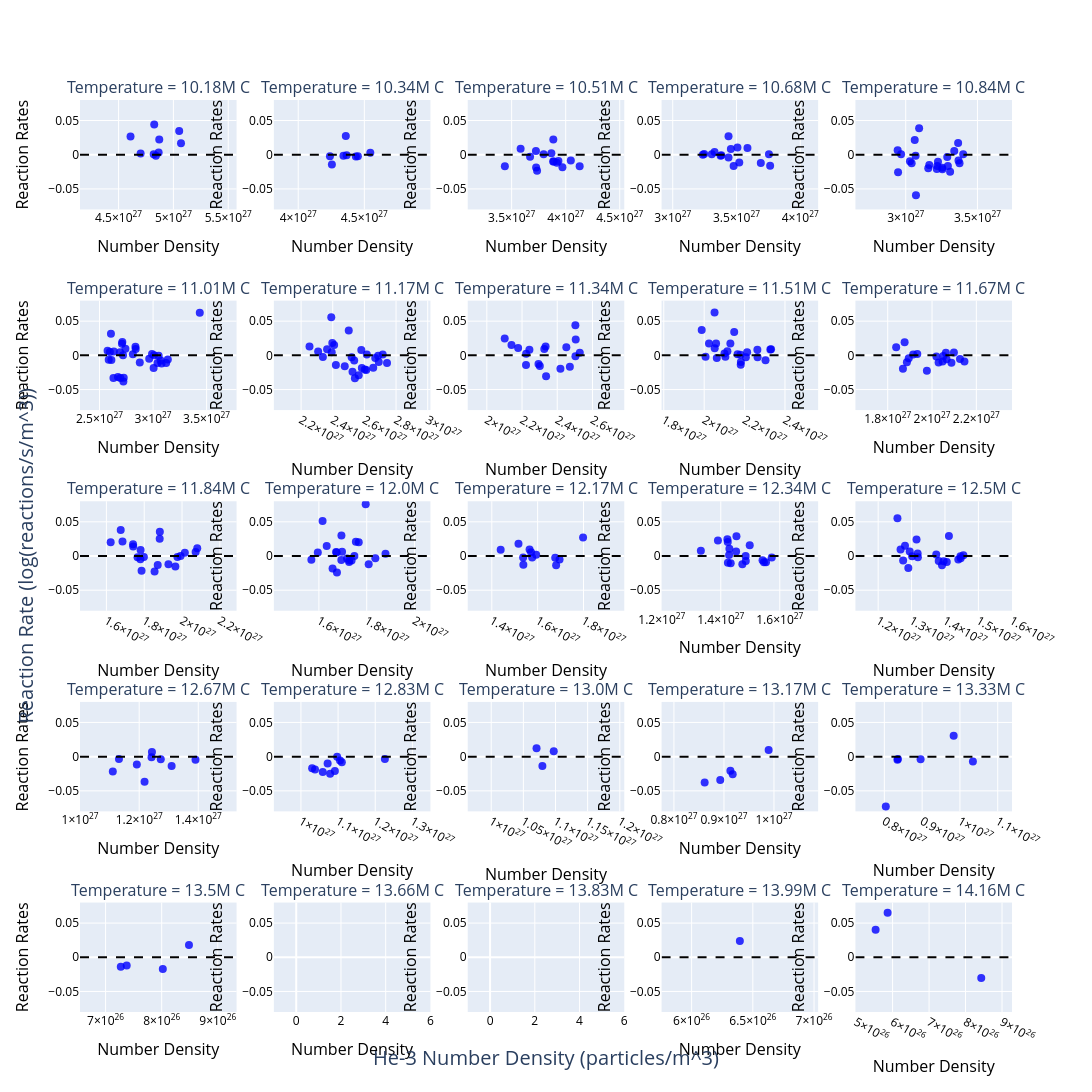

Notebook code cell kept with this figure:
### Code cell
## Residuals
import statsmodels.api as sm

pio.templates.default = "plotly"

x = df_filtered['he3_number_density']
temp = df_filtered['core_temperature']

count = 25
temp_range = np.linspace(temp.min(), temp.max(), count + 1)

subplot_titles = []

_last = temp.min()
for _temp in temp_range:
    if _temp == _last:
        continue
    subplot_titles.append(f'Temperature = {format_title(_temp)} C')
    _last = _temp

cols = 5
fig = make_subplots(rows=math.ceil((len(temp_range) - 1) / cols), cols=cols, subplot_titles=subplot_titles,
                    x_title='He-3 Number Density (particles/m^3)', y_title='Reaction Rate (log(reactions/s/m^3))')


def update(a):
    if a.text =='He-3 Number Density (particles/m^3)' or a.text == 'Reaction Rate (log(reactions/s/m^3))':
        a.font.size = 20

fig.for_each_annotation(update)

min_x = df_filtered['he3_number_density'].min() * .98
max_x = df_filtered['he3_number_density'].max() * 1.02

last = temp_range.min()
idx = 0
row = 1
col = 1
for temp_value in temp_range:
    if temp_value == last:
        continue

    frame_df = df_filtered.copy()
    if temp_value == temp_range.max():
        frame_df = frame_df[frame_df['core_temperature'] <= temp_value]
    else:
        frame_df = frame_df[frame_df['core_temperature'] < temp_value]
    frame_df = frame_df[frame_df['core_temperature'] >= last]
    last = temp_value

    input_data = pd.DataFrame(
        {
            'const': np.ones(len(frame_df['core_density'])),
            'log(he3_number_density)': np.log10(frame_df['he3_number_density']),
            'log(he3_number_density)^2': np.log10(frame_df['he3_number_density']) ** 2,
            'log(core_temperature)': np.log10(frame_df['core_temperature']),
            'log(core_temperature)^2': np.log10(frame_df['core_temperature']) ** 2,
            'log(core_temperature)^3': np.log10(frame_df['core_temperature']) ** 3,
            'interaction': np.log10(frame_df['he3_number_density']) * np.log10(frame_df['core_temperature']),
        }
    )

    ys = model_interaction.predict(input_data).values

    residuals = np.log10(frame_df['reaction_rates_per_unit_volume']) - ys

    fig.add_trace(
        go.Scatter(x=frame_df['he3_number_density'], y=residuals, mode='markers', marker=dict(
            color='Blue',
            size=8,
            opacity=0.8,
            # colorbar=dict(title='Temperature (C)', len=0.8, thickness=20),
            # showscale=True,
            # coloraxis='coloraxis',
        )),
        row=row, col=col
    )

    _min_x = frame_df['he3_number_density'].min() * 0.9
    _max_x = frame_df['he3_number_density'].max() * 1.1

    fig.add_trace(
        go.Scatter(x=[_min_x, _max_x], y=[0, 0], mode='lines', marker=dict(color='black'), name='Middle',
                   line=dict(dash='dash')),
        row=row, col=col
    )

    col += 1
    if col > cols:
        col = 1
        row += 1

    idx += 1

fig.update_layout(
    width=2400,
    height=2000,
    showlegend=False,
    # coloraxis=dict(colorscale='BlueRed', colorbar=dict(title='Temperature (C)', len=0.8, thickness=20)),
    yaxis=dict(range=[-0.08, 0.08]),
    # xaxis=dict(range=[min_x, max_x]),
)

min_y = -0.08
max_y = 0.08

for i in range(len(temp_range)):
    param_name = f'yaxis{i + 1}'
    param_name_x = f'xaxis{i + 1}'
    if i == 0:
        param_name = 'yaxis'
        fig.update_layout(yaxis=dict(range=[min_y, max_y], title='Reaction Rates', color='black', titlefont=dict(size=16, color='black')), xaxis=dict(title='Number Density', color='black', titlefont=dict(size=16, color='black')))
    elif i == 10:
        fig.update_layout({
            param_name: dict(range=[min_y, max_y], color='black'),
            param_name_x: dict(title='Number Density', color='black', titlefont=dict(size=16, color='black'))
        })
    elif i == 22:
        fig.update_layout({
            param_name: dict(range=[min_y, max_y], title='Reaction Rates', color='black', titlefont=dict(size=16, color='black')),
            param_name_x: dict(color='black')
        })
    else:
        fig.update_layout({
            param_name: dict(range=[min_y, max_y], title='Reaction Rates', color='black', titlefont=dict(size=16, color='black')),
            param_name_x: dict(title='Number Density', color='black', titlefont=dict(size=16, color='black'))
        })

fig.show()

### Figure 1 — Plotly figure (JSON) as saved in the notebook; plotly's stock layout.template omitted (floating-point values rounded to 4 significant figures)
{"data": [{"marker": {"color": "Blue", "opacity": 0.8, "size": 8}, "mode": "markers", "x": [5.053e+27, 4.82e+27, 4.84e+27, 4.825e+27, 4.871e+27, 4.866e+27, 4.701e+27, 4.609e+27, 5.069e+27], "y": [0.03454, 0.0006802, -0.00155, 0.04409, 0.02237, 0.003333, 0.00164, 0.02661, 0.01674], "type": "scatter", "xaxis": "x", "yaxis": "y"}, {"line": {"dash": "dash"}, "marker": {"color": "black"}, "mode": "lines", "name": "Middle", "x": [4.148e+27, 5.576e+27], "y": [0, 0], "type": "scatter", "xaxis": "x", "yaxis": "y"}, {"marker": {"color": "Blue", "opacity": 0.8, "size": 8}, "mode": "markers", "x": [4.366e+27, 4.342e+27, 4.36e+27, 4.545e+27, 4.436e+27, 4.451e+27, 4.24e+27, 4.255e+27], "y": [-0.000955, -0.001423, 0.0275, 0.00288, -0.002784, -0.00211, -0.002084, -0.01425], "type": "scatter", "xaxis": "x2", "yaxis": "y2"}, {"line": {"dash": "dash"}, "marker": {"color": "black"}, "mode": "lines", "name": "Middle", "x": [3.816e+27, 5e+27], "y": [0, 0], "type": "scatter", "xaxis": "x2", "yaxis": "y2"}, {"marker": {"color": "Blue", "opacity": 0.8, "size": 8}, "mode": "markers", "x": [4.129e+27, 3.67e+27, 3.884e+27, 3.583e+27, 3.735e+27, 3.89e+27, 3.726e+27, 3.868e+27, 4.047e+27, 3.725e+27, 3.918e+27, 3.437e+27, 3.796e+27, 3.886e+27, 3.97e+27, 3.933e+27], "y": [-0.01698, -0.002991, -0.01009, 0.008801, -0.02334, -0.009773, -0.01854, 0.002314, -0.00838, 0.005412, -0.01158, -0.01703, 0.0008593, 0.02223, -0.01832, -0.009149], "type": "scatter", "xaxis": "x3", "yaxis": "y3"}, {"line": {"dash": "dash"}, "marker": {"color": "black"}, "mode": "lines", "name": "Middle", "x": [3.093e+27, 4.542e+27], "y": [0, 0], "type": "scatter", "xaxis": "x3", "yaxis": "y3"}, {"marker": {"color": "Blue", "opacity": 0.8, "size": 8}, "mode": "markers", "x": [3.456e+27, 3.306e+27, 3.507e+27, 3.755e+27, 3.381e+27, 3.691e+27, 3.437e+27, 3.328e+27, 3.236e+27, 3.764e+27, 3.586e+27, 3.477e+27, 3.376e+27, 3.246e+27, 3.522e+27, 3.437e+27], "y": [0.008223, 0.0006116, 0.01064, 0.000729, -0.0006571, -0.01214, 0.02697, 0.003944, -7.324e-05, -0.01609, 0.009671, -0.01639, -0.001639, 0.001155, -0.01147, -0.003924], "type": "scatter", "xaxis": "x4", "yaxis": "y4"}, {"line": {"dash": "dash"}, "marker": {"color": "black"}, "mode": "lines", "name": "Middle", "x": [2.912e+27, 4.14e+27], "y": [0, 0], "type": "scatter", "xaxis": "x4", "yaxis": "y4"}, {"marker": {"color": "Blue", "opacity": 0.8, "size": 8}, "mode": "markers", "x": [3.157e+27, 3.309e+27, 3.225e+27, 3.093e+27, 3.368e+27, 3.22e+27, 3.255e+27, 3.071e+27, 3.164e+27, 3.294e+27, 3.401e+27, 2.947e+27, 3.03e+27, 3.375e+27, 3.041e+27, 2.968e+27, 3.29e+27, 3.069e+27, 3.256e+27, 2.944e+27, 3.063e+27, 3.338e+27, 3.217e+27, 3.365e+27], "y": [-0.01981, -0.02507, -0.01014, 0.03882, -0.008309, -0.01648, -0.01923, -0.0594, -0.01491, -0.0164, 0.0008369, -0.02578, -0.00972, -0.01259, -0.01232, 0.0007584, -0.003243, -0.001438, -0.02111, 0.006637, 0.0214, 0.005531, -0.02098, 0.01715], "type": "scatter", "xaxis": "x5", "yaxis": "y5"}, {"line": {"dash": "dash"}, "marker": {"color": "black"}, "mode": "lines", "name": "Middle", "x": [2.65e+27, 3.741e+27], "y": [0, 0], "type": "scatter", "xaxis": "x5", "yaxis": "y5"}, {"marker": {"color": "Blue", "opacity": 0.8, "size": 8}, "mode": "markers", "x": [2.71e+27, 2.811e+27, 2.836e+27, 2.575e+27, 2.586e+27, 2.723e+27, 2.713e+27, 2.692e+27, 2.634e+27, 2.695e+27, 2.726e+27, 2.72e+27, 3.041e+27, 3.122e+27, 2.876e+27, 2.99e+27, 2.672e+27, 3.436e+27, 3.079e+27, 3.138e+27, 2.607e+27, 2.597e+27, 2.964e+27, 3.01e+27, 2.63e+27, 3.071e+27, 2.742e+27, 2.838e+27, 2.611e+27, 3.005e+27, 3.052e+27], "y": [0.01701, 0.001629, 0.01242, 0.006809, -0.006525, -0.03832, 0.01942, 0.00439, 0.005519, -0.03307, -0.0326, 0.0001915, -0.0113, -0.01113, -0.01026, 0.00181, -0.03163, 0.06218, -0.012, -0.005974, 0.03142, 0.005084, -0.004831, 0.0001611, -0.03305, -0.007584, 0.009498, 0.009441, -0.006646, -0.01857, -0.0006234], "type": "scatter", "xaxis": "x6", "yaxis": "y6"}, {"line": {"dash": "dash"}, "marker": {"color": "black"}, "mode": "lines", "name": "Middle", "x": [2.318e+27, 3.78e+27], "y": [0, 0], "type": "scatter", "xaxis": "x6", "yaxis": "y6"}, {"marker": {"color": "Blue", "opacity": 0.8, "size": 8}, "mode": "markers", "x": [2.687e+27, 2.58e+27, 2.615e+27, 2.564e+27, 2.519e+27, 2.308e+27, 2.393e+27, 2.525e+27, 2.501e+27, 2.338e+27, 2.253e+27, 2.536e+27, 2.397e+27, 2.668e+27, 2.743e+27, 2.584e+27, 2.691e+27, 2.656e+27, 2.54e+27, 2.409e+27, 2.602e+27, 2.42e+27, 2.476e+27, 2.391e+27, 2.612e+27, 2.716e+27, 2.364e+27], "y": [-0.0005623, 0.007808, 0.001251, -0.02919, -0.002903, 0.005651, 0.004702, -0.02379, 0.0363, -0.002404, 0.01293, -0.007346, 0.01792, -0.003815, -0.01131, -0.01841, -0.009885, -0.01811, -0.03339, 0.01515, -0.02085, -0.01407, -0.01583, 0.05563, -0.0213, 0.001149, 0.009046], "type": "scatter", "xaxis": "x7", "yaxis": "y7"}, {"line": {"dash": "dash"}, "marker": {"color": "black"}, "mode": "lines", "name": "Middle", "x": [2.028e+27, 3.017e+27], "y": [0, 0], "type": "scatter", "xaxis": "x7", "yaxis": "y7"}, {"marker": {"color": "Blue", "opacity": 0.8, "size": 8}, "mode": "markers", "x": [2.528e+27, 2.326e+27, 2.452e+27, 2.223e+27, 2.178e+27, 2.334e+27, 2.102e+27, 2.223e+27, 2.293e+27, 2.337e+27, 2.14e+27, 2.418e+27, 2.301e+27, 2.503e+27, 2.472e+27, 2.503e+27, 2.242e+27, 2.505e+27], "y": [0.003892, 0.009446, 0.01199, 0.002266, 0.01085, 0.01297, 0.02465, -0.01399, -0.01271, -0.03065, 0.0153, -0.01941, -0.01569, -0.00125, -0.01669, 0.04409, 0.008078, 0.02311], "type": "scatter", "xaxis": "x8", "yaxis": "y8"}, {"line": {"dash": "dash"}, "marker": {"color": "black"}, "mode": "lines", "name": "Middle", "x": [1.891e+27, 2.781e+27], "y": [0, 0], "type": "scatter", "xaxis": "x8", "yaxis": "y8"}, {"marker": {"color": "Blue", "opacity": 0.8, "size": 8}, "mode": "markers", "x": [2.13e+27, 1.988e+27, 2.264e+27, 2.181e+27, 2.007e+27, 2.059e+27, 2.105e+27, 2.149e+27, 2.062e+27, 2.328e+27, 2.115e+27, 2.263e+27, 2.304e+27, 2.052e+27, 2.331e+27, 2.179e+27, 2.206e+27, 2.182e+27, 2.024e+27, 2.213e+27, 2.165e+27, 2.1e+27, 2.051e+27], "y": [0.01739, 0.03718, -0.002861, -0.01373, -0.001925, 0.01747, -0.002077, 0.03403, -0.003959, 0.008527, 0.006176, 0.008171, -0.007204, 0.01057, 0.008799, 0.0007521, -0.002725, -0.009746, 0.01718, 0.004584, 0.001622, 0.00264, 0.06271], "type": "scatter", "xaxis": "x9", "yaxis": "y9"}, {"line": {"dash": "dash"}, "marker": {"color": "black"}, "mode": "lines", "name": "Middle", "x": [1.789e+27, 2.564e+27], "y": [0, 0], "type": "scatter", "xaxis": "x9", "yaxis": "y9"}, {"marker": {"color": "Blue", "opacity": 0.8, "size": 8}, "mode": "markers", "x": [2.099e+27, 2.02e+27, 2.088e+27, 1.895e+27, 1.838e+27, 2.03e+27, 1.934e+27, 2.066e+27, 1.977e+27, 1.887e+27, 2.062e+27, 2.126e+27, 1.876e+27, 1.915e+27, 1.869e+27, 2.051e+27, 2.146e+27, 2.048e+27], "y": [0.004189, -0.001602, -0.01076, -0.004221, 0.01199, -0.01046, 0.001977, -0.005644, -0.02263, -0.01018, 0.003724, -0.005478, 0.01913, 0.001437, -0.01968, -0.001054, -0.008863, -0.008871], "type": "scatter", "xaxis": "x10", "yaxis": "y10"}, {"line": {"dash": "dash"}, "marker": {"color": "black"}, "mode": "lines", "name": "Middle", "x": [1.654e+27, 2.361e+27], "y": [0, 0], "type": "scatter", "xaxis": "x10", "yaxis": "y10"}, {"marker": {"color": "Blue", "opacity": 0.8, "size": 8}, "mode": "markers", "x": [1.882e+27, 1.742e+27, 1.685e+27, 2.015e+27, 1.928e+27, 1.78e+27, 1.965e+27, 1.781e+27, 2.072e+27, 1.623e+27, 1.798e+27, 1.976e+27, 1.786e+27, 1.992e+27, 1.741e+27, 1.855e+27, 1.871e+27, 1.765e+27, 1.676e+27, 1.883e+27, 2.081e+27], "y": [0.02509, 0.01405, 0.0212, 0.004659, -0.01214, -0.004755, -0.01547, 0.008757, 0.00587, 0.02011, -0.001581, -0.001371, -0.02167, -0.0001046, 0.01727, -0.02278, -0.01322, -0.001739, 0.0379, 0.03548, 0.01141], "type": "scatter", "xaxis": "x11", "yaxis": "y11"}, {"line": {"dash": "dash"}, "marker": {"color": "black"}, "mode": "lines", "name": "Middle", "x": [1.46e+27, 2.289e+27], "y": [0, 0], "type": "scatter", "xaxis": "x11", "yaxis": "y11"}, {"marker": {"color": "Blue", "opacity": 0.8, "size": 8}, "mode": "markers", "x": [1.755e+27, 1.595e+27, 1.672e+27, 1.796e+27, 1.657e+27, 1.767e+27, 1.694e+27, 1.748e+27, 1.615e+27, 1.726e+27, 1.836e+27, 1.808e+27, 1.697e+27, 1.718e+27, 1.727e+27, 1.737e+27, 1.674e+27, 1.879e+27, 1.676e+27, 1.633e+27, 1.694e+27, 1.569e+27], "y": [0.02088, 0.005165, 0.005695, 0.07581, -0.01833, 0.02026, -0.005791, -0.0001787, 0.05122, -0.00886, -0.003463, -0.01195, 0.006094, -0.003491, -0.006474, -0.006606, 0.005272, 0.003404, -0.02397, 0.01445, 0.02982, -0.005396], "type": "scatter", "xaxis": "x12", "yaxis": "y12"}, {"line": {"dash": "dash"}, "marker": {"color": "black"}, "mode": "lines", "name": "Middle", "x": [1.412e+27, 2.066e+27], "y": [0, 0], "type": "scatter", "xaxis": "x12", "yaxis": "y12"}, {"marker": {"color": "Blue", "opacity": 0.8, "size": 8}, "mode": "markers", "x": [1.439e+27, 1.681e+27, 1.516e+27, 1.677e+27, 1.594e+27, 1.537e+27, 1.798e+27, 1.565e+27, 1.696e+27, 1.538e+27, 1.571e+27, 1.576e+27], "y": [0.008974, -0.01357, 0.01781, -0.002655, 0.001703, -0.002061, 0.02706, 0.009522, -0.005057, -0.01294, 0.00561, -0.002011], "type": "scatter", "xaxis": "x13", "yaxis": "y13"}, {"line": {"dash": "dash"}, "marker": {"color": "black"}, "mode": "lines", "name": "Middle", "x": [1.295e+27, 1.978e+27], "y": [0, 0], "type": "scatter", "xaxis": "x13", "yaxis": "y13"}, {"marker": {"color": "Blue", "opacity": 0.8, "size": 8}, "mode": "markers", "x": [1.452e+27, 1.332e+27, 1.453e+27, 1.39e+27, 1.485e+27, 1.473e+27, 1.542e+27, 1.484e+27, 1.553e+27, 1.573e+27, 1.428e+27, 1.424e+27, 1.429e+27, 1.422e+27, 1.546e+27, 1.498e+27, 1.424e+27, 1.434e+27], "y": [0.006594, 0.007743, 0.02884, 0.02248, -0.00713, -0.01207, -0.006277, -8.911e-05, -0.00915, -0.002357, 0.001311, 0.02032, 0.01045, 0.02431, -0.009159, 0.01587, -0.009997, -0.01049], "type": "scatter", "xaxis": "x14", "yaxis": "y14"}, {"line": {"dash": "dash"}, "marker": {"color": "black"}, "mode": "lines", "name": "Middle", "x": [1.199e+27, 1.73e+27], "y": [0, 0], "type": "scatter", "xaxis": "x14", "yaxis": "y14"}, {"marker": {"color": "Blue", "opacity": 0.8, "size": 8}, "mode": "markers", "x": [1.374e+27, 1.302e+27, 1.275e+27, 1.29e+27, 1.455e+27, 1.447e+27, 1.318e+27, 1.258e+27, 1.319e+27, 1.405e+27, 1.391e+27, 1.446e+27, 1.267e+27, 1.28e+27, 1.294e+27, 1.44e+27, 1.315e+27, 1.412e+27, 1.396e+27, 1.381e+27], "y": [0.002183, -0.0005121, -0.00641, -0.01763, 0.001051, -0.003179, 0.003828, 0.05519, -0.001906, -0.008923, -0.01355, -0.0004598, 0.009507, 0.01516, 0.006521, -0.005266, 0.02417, 0.02909, -0.007628, -0.007209], "type": "scatter", "xaxis": "x15", "yaxis": "y15"}, {"line": {"dash": "dash"}, "marker": {"color": "black"}, "mode": "lines", "name": "Middle", "x": [1.132e+27, 1.601e+27], "y": [0, 0], "type": "scatter", "xaxis": "x15", "yaxis": "y15"}, {"marker": {"color": "Blue", "opacity": 0.8, "size": 8}, "mode": "markers", "x": [1.391e+27, 1.192e+27, 1.131e+27, 1.243e+27, 1.273e+27, 1.218e+27, 1.111e+27, 1.31e+27, 1.242e+27], "y": [-0.004467, -0.01136, -0.003283, 0.006913, -0.003827, -0.0367, -0.02159, -0.01356, -0.0008004], "type": "scatter", "xaxis": "x16", "yaxis": "y16"}, {"line": {"dash": "dash"}, "marker": {"color": "black"}, "mode": "lines", "name": "Middle", "x": [9.995e+26, 1.53e+27], "y": [0, 0], "type": "scatter", "xaxis": "x16", "yaxis": "y16"}, {"marker": {"color": "Blue", "opacity": 0.8, "size": 8}, "mode": "markers", "x": [1.078e+27, 1.059e+27, 1.226e+27, 1.072e+27, 1.038e+27, 1.105e+27, 1.091e+27, 1.03e+27, 1.11e+27, 1.097e+27], "y": [-0.02515, -0.02252, -0.003337, -0.01012, -0.01865, -0.005506, -0.02094, -0.01696, -0.008138, -0.0002677], "type": "scatter", "xaxis": "x17", "yaxis": "y17"}, {"line": {"dash": "dash"}, "marker": {"color": "black"}, "mode": "lines", "name": "Middle", "x": [9.271e+26, 1.349e+27], "y": [0, 0], "type": "scatter", "xaxis": "x17", "yaxis": "y17"}, {"marker": {"color": "Blue", "opacity": 0.8, "size": 8}, "mode": "markers", "x": [1.08e+27, 1.097e+27, 1.071e+27], "y": [-0.01362, 0.007852, 0.01237], "type": "scatter", "xaxis": "x18", "yaxis": "y18"}, {"line": {"dash": "dash"}, "marker": {"color": "black"}, "mode": "lines", "name": "Middle", "x": [9.635e+26, 1.207e+27], "y": [0, 0], "type": "scatter", "xaxis": "x18", "yaxis": "y18"}, {"marker": {"color": "Blue", "opacity": 0.8, "size": 8}, "mode": "markers", "x": [9.175e+26, 9.893e+26, 9.129e+26, 8.614e+26, 8.925e+26], "y": [-0.02587, 0.009742, -0.02051, -0.03793, -0.03431], "type": "scatter", "xaxis": "x19", "yaxis": "y19"}, {"line": {"dash": "dash"}, "marker": {"color": "black"}, "mode": "lines", "name": "Middle", "x": [7.753e+26, 1.088e+27], "y": [0, 0], "type": "scatter", "xaxis": "x19", "yaxis": "y19"}, {"marker": {"color": "Blue", "opacity": 0.8, "size": 8}, "mode": "markers", "x": [8.358e+26, 8.959e+26, 8.038e+26, 9.834e+26, 1.034e+27, 8.346e+26], "y": [-0.003573, -0.00374, -0.07304, 0.0305, -0.00721, -0.004425], "type": "scatter", "xaxis": "x20", "yaxis": "y20"}, {"line": {"dash": "dash"}, "marker": {"color": "black"}, "mode": "lines", "name": "Middle", "x": [7.235e+26, 1.138e+27], "y": [0, 0], "type": "scatter", "xaxis": "x20", "yaxis": "y20"}, {"marker": {"color": "Blue", "opacity": 0.8, "size": 8}, "mode": "markers", "x": [7.271e+26, 8.486e+26, 7.376e+26, 8.02e+26], "y": [-0.01372, 0.01787, -0.01213, -0.01722], "type": "scatter", "xaxis": "x21", "yaxis": "y21"}, {"line": {"dash": "dash"}, "marker": {"color": "black"}, "mode": "lines", "name": "Middle", "x": [6.544e+26, 9.335e+26], "y": [0, 0], "type": "scatter", "xaxis": "x21", "yaxis": "y21"}, {"marker": {"color": "Blue", "opacity": 0.8, "size": 8}, "mode": "markers", "x": [], "y": [], "type": "scatter", "xaxis": "x22", "yaxis": "y22"}, {"line": {"dash": "dash"}, "marker": {"color": "black"}, "mode": "lines", "name": "Middle", "x": [null, null], "y": [0, 0], "type": "scatter", "xaxis": "x22", "yaxis": "y22"}, {"marker": {"color": "Blue", "opacity": 0.8, "size": 8}, "mode": "markers", "x": [], "y": [], "type": "scatter", "xaxis": "x23", "yaxis": "y23"}, {"line": {"dash": "dash"}, "marker": {"color": "black"}, "mode": "lines", "name": "Middle", "x": [null, null], "y": [0, 0], "type": "scatter", "xaxis": "x23", "yaxis": "y23"}, {"marker": {"color": "Blue", "opacity": 0.8, "size": 8}, "mode": "markers", "x": [6.394e+26], "y": [0.02389], "type": "scatter", "xaxis": "x24", "yaxis": "y24"}, {"line": {"dash": "dash"}, "marker": {"color": "black"}, "mode": "lines", "name": "Middle", "x": [5.755e+26, 7.033e+26], "y": [0, 0], "type": "scatter", "xaxis": "x24", "yaxis": "y24"}, {"marker": {"color": "Blue", "opacity": 0.8, "size": 8}, "mode": "markers", "x": [5.864e+26, 8.43e+26, 5.534e+26], "y": [0.06509, -0.03045, 0.04013], "type": "scatter", "xaxis": "x25", "yaxis": "y25"}, {"line": {"dash": "dash"}, "marker": {"color": "black"}, "mode": "lines", "name": "Middle", "x": [4.981e+26, 9.273e+26], "y": [0, 0], "type": "scatter", "xaxis": "x25", "yaxis": "y25"}], "layout": {"xaxis": {"anchor": "y", "domain": [0.0, 0.168], "title": {"text": "Number Density", "font": {"size": 16, "color": "black"}}, "color": "black"}, "yaxis": {"anchor": "x", "domain": [0.88, 1.0], "range": [-0.08, 0.08], "title": {"text": "Reaction Rates", "font": {"size": 16, "color": "black"}}, "color": "black"}, "xaxis2": {"anchor": "y2", "domain": [0.208, 0.376], "title": {"text": "Number Density", "font": {"size": 16, "color": "black"}}, "color": "black"}, "yaxis2": {"anchor": "x2", "domain": [0.88, 1.0], "title": {"text": "Reaction Rates", "font": {"size": 16, "color": "black"}}, "range": [-0.08, 0.08], "color": "black"}, "xaxis3": {"anchor": "y3", "domain": [0.416, 0.584], "title": {"text": "Number Density", "font": {"size": 16, "color": "black"}}, "color": "black"}, "yaxis3": {"anchor": "x3", "domain": [0.88, 1.0], "title": {"text": "Reaction Rates", "font": {"size": 16, "color": "black"}}, "range": [-0.08, 0.08], "color": "black"}, "xaxis4": {"anchor": "y4", "domain": [0.624, 0.792], "title": {"text": "Number Density", "font": {"size": 16, "color": "black"}}, "color": "black"}, "yaxis4": {"anchor": "x4", "domain": [0.88, 1.0], "title": {"text": "Reaction Rates", "font": {"size": 16, "color": "black"}}, "range": [-0.08, 0.08], "color": "black"}, "xaxis5": {"anchor": "y5", "domain": [0.832, 1.0], "title": {"text": "Number Density", "font": {"size": 16, "color": "black"}}, "color": "black"}, "yaxis5": {"anchor": "x5", "domain": [0.88, 1.0], "title": {"text": "Reaction Rates", "font": {"size": 16, "color": "black"}}, "range": [-0.08, 0.08], "color": "black"}, "xaxis6": {"anchor": "y6", "domain": [0.0, 0.168], "title": {"text": "Number Density", "font": {"size": 16, "color": "black"}}, "color": "black"}, "yaxis6": {"anchor": "x6", "domain": [0.66, 0.78], "title": {"text": "Reaction Rates", "font": {"size": 16, "color": "black"}}, "range": [-0.08, 0.08], "color": "black"}, "xaxis7": {"anchor": "y7", "domain": [0.208, 0.376], "title": {"text": "Number Density", "font": {"size": 16, "color": "black"}}, "color": "black"}, "yaxis7": {"anchor": "x7", "domain": [0.66, 0.78], "title": {"text": "Reaction Rates", "font": {"size": 16, "color": "black"}}, "range": [-0.08, 0.08], "color": "black"}, "xaxis8": {"anchor": "y8", "domain": [0.416, 0.584], "title": {"text": "Number Density", "font": {"size": 16, "color": "black"}}, "color": "black"}, "yaxis8": {"anchor": "x8", "domain": [0.66, 0.78], "title": {"text": "Reaction Rates", "font": {"size": 16, "color": "black"}}, "range": [-0.08, 0.08], "color": "black"}, "xaxis9": {"anchor": "y9", "domain": [0.624, 0.792], "title": {"text": "Number Density", "font": {"size": 16, "color": "black"}}, "color": "black"}, "yaxis9": {"anchor": "x9", "domain": [0.66, 0.78], "title": {"text": "Reaction Rates", "font": {"size": 16, "color": "black"}}, "range": [-0.08, 0.08], "color": "black"}, "xaxis10": {"anchor": "y10", "domain": [0.832, 1.0], "title": {"text": "Number Density", "font": {"size": 16, "color": "black"}}, "color": "black"}, "yaxis10": {"anchor": "x10", "domain": [0.66, 0.78], "title": {"text": "Reaction Rates", "font": {"size": 16, "color": "black"}}, "range": [-0.08, 0.08], "color": "black"}, "xaxis11": {"anchor": "y11", "domain": [0.0, 0.168], "title": {"text": "Number Density", "font": {"size": 16, "color": "black"}}, "color": "black"}, "yaxis11": {"anchor": "x11", "domain": [0.44, 0.56], "range": [-0.08, 0.08], "color": "black"}, "xaxis12": {"anchor": "y12", "domain": [0.208, 0.376], "title": {"text": "Number Density", "font": {"size": 16, "color": "black"}}, "color": "black"}, "yaxis12": {"anchor": "x12", "domain": [0.44, 0.56], "title": {"text": "Reaction Rates", "font": {"size": 16, "color": "black"}}, "range": [-0.08, 0.08], "color": "black"}, "xaxis13": {"anchor": "y13", "domain": [0.416, 0.584], "title": {"text": "Number Density", "font": {"size": 16, "color": "black"}}, "color": "black"}, "yaxis13": {"anchor": "x13", "domain": [0.44, 0.56], "title": {"text": "Reaction Rates", "font": {"size": 16, "color": "black"}}, "range": [-0.08, 0.08], "color": "black"}, "xaxis14": {"anchor": "y14", "domain": [0.624, 0.792], "title": {"text": "Number Density", "font": {"size": 16, "color": "black"}}, "color": "black"}, "yaxis14": {"anchor": "x14", "domain": [0.44, 0.56], "title": {"text": "Reaction Rates", "font": {"size": 16, "color": "black"}}, "range": [-0.08, 0.08], "color": "black"}, "xaxis15": {"anchor": "y15", "domain": [0.832, 1.0], "title": {"text": "Number Density", "font": {"size": 16, "color": "black"}}, "color": "black"}, "yaxis15": {"anchor": "x15", "domain": [0.44, 0.56], "title": {"text": "Reaction Rates", "font": {"size": 16, "color": "black"}}, "range": [-0.08, 0.08], "color": "black"}, "xaxis16": {"anchor": "y16", "domain": [0.0, 0.168], "title": {"text": "Number Density", "font": {"size": 16, "color": "black"}}, "color": "black"}, "yaxis16": {"anchor": "x16", "domain": [0.22, 0.34], "title": {"text": "Reaction Rates", "font": {"size": 16, "color": "black"}}, "range": [-0.08, 0.08], "color": "black"}, "xaxis17": {"anchor": "y17", "domain": [0.208, 0.376], "title": {"text": "Number Density", "font": {"size": 16, "color": "black"}}, "color": "black"}, "yaxis17": {"anchor": "x17", "domain": [0.22, 0.34], "title": {"text": "Reaction Rates", "font": {"size": 16, "color": "black"}}, "range": [-0.08, 0.08], "color": "black"}, "xaxis18": {"anchor": "y18", "domain": [0.416, 0.584], "title": {"text": "Number Density", "font": {"size": 16, "color": "black"}}, "color": "black"}, "yaxis18": {"anchor": "x18", "domain": [0.22, 0.34], "title": {"text": "Reaction Rates", "font": {"size": 16, "color": "black"}}, "range": [-0.08, 0.08], "color": "black"}, "xaxis19": {"anchor": "y19", "domain": [0.624, 0.792], "title": {"text": "Number Density", "font": {"size": 16, "color": "black"}}, "color": "black"}, "yaxis19": {"anchor": "x19", "domain": [0.22, 0.34], "title": {"text": "Reaction Rates", "font": {"size": 16, "color": "black"}}, "range": [-0.08, 0.08], "color": "black"}, "xaxis20": {"anchor": "y20", "domain": [0.832, 1.0], "title": {"text": "Number Density", "font": {"size": 16, "color": "black"}}, "color": "black"}, "yaxis20": {"anchor": "x20", "domain": [0.22, 0.34], "title": {"text": "Reaction Rates", "font": {"size": 16, "color": "black"}}, "range": [-0.08, 0.08], "color": "black"}, "xaxis21": {"anchor": "y21", "domain": [0.0, 0.168], "title": {"text": "Number Density", "font": {"size": 16, "color": "black"}}, "color": "black"}, "yaxis21": {"anchor": "x21", "domain": [0.0, 0.12], "title": {"text": "Reaction Rates", "font": {"size": 16, "color": "black"}}, "range": [-0.08, 0.08], "color": "black"}, "xaxis22": {"anchor": "y22", "domain": [0.208, 0.376], "title": {"text": "Number Density", "font": {"size": 16, "color": "black"}}, "color": "black"}, "yaxis22": {"anchor": "x22", "domain": [0.0, 0.12], "title": {"text": "Reaction Rates", "font": {"size": 16, "color": "black"}}, "range": [-0.08, 0.08], "color": "black"}, "xaxis23": {"anchor": "y23", "domain": [0.416, 0.584], "color": "black"}, "yaxis23": {"anchor": "x23", "domain": [0.0, 0.12], "title": {"text": "Reaction Rates", "font": {"size": 16, "color": "black"}}, "range": [-0.08, 0.08], "color": "black"}, "xaxis24": {"anchor": "y24", "domain": [0.624, 0.792], "title": {"text": "Number Density", "font": {"size": 16, "color": "black"}}, "color": "black"}, "yaxis24": {"anchor": "x24", "domain": [0.0, 0.12], "title": {"text": "Reaction Rates", "font": {"size": 16, "color": "black"}}, "range": [-0.08, 0.08], "color": "black"}, "xaxis25": {"anchor": "y25", "domain": [0.832, 1.0], "title": {"text": "Number Density", "font": {"size": 16, "color": "black"}}, "color": "black"}, "yaxis25": {"anchor": "x25", "domain": [0.0, 0.12], "title": {"text": "Reaction Rates", "font": {"size": 16, "color": "black"}}, "range": [-0.08, 0.08], "color": "black"}, "annotations": [{"font": {"size": 16}, "showarrow": false, "text": "Temperature = 10.18M C", "x": 0.084, "xanchor": "center", "xref": "paper", "y": 1.0, "yanchor": "bottom", "yref": "paper"}, {"font": {"size": 16}, "showarrow": false, "text": "Temperature = 10.34M C", "x": 0.292, "xanchor": "center", "xref": "paper", "y": 1.0, "yanchor": "bottom", "yref": "paper"}, {"font": {"size": 16}, "showarrow": false, "text": "Temperature = 10.51M C", "x": 0.5, "xanchor": "center", "xref": "paper", "y": 1.0, "yanchor": "bottom", "yref": "paper"}, {"font": {"size": 16}, "showarrow": false, "text": "Temperature = 10.68M C", "x": 0.708, "xanchor": "center", "xref": "paper", "y": 1.0, "yanchor": "bottom", "yref": "paper"}, {"font": {"size": 16}, "showarrow": false, "text": "Temperature = 10.84M C", "x": 0.916, "xanchor": "center", "xref": "paper", "y": 1.0, "yanchor": "bottom", "yref": "paper"}, {"font": {"size": 16}, "showarrow": false, "text": "Temperature = 11.01M C", "x": 0.084, "xanchor": "center", "xref": "paper", "y": 0.78, "yanchor": "bottom", "yref": "paper"}, {"font": {"size": 16}, "showarrow": false, "text": "Temperature = 11.17M C", "x": 0.292, "xanchor": "center", "xref": "paper", "y": 0.78, "yanchor": "bottom", "yref": "paper"}, {"font": {"size": 16}, "showarrow": false, "text": "Temperature = 11.34M C", "x": 0.5, "xanchor": "center", "xref": "paper", "y": 0.78, "yanchor": "bottom", "yref": "paper"}, {"font": {"size": 16}, "showarrow": false, "text": "Temperature = 11.51M C", "x": 0.708, "xanchor": "center", "xref": "paper", "y": 0.78, "yanchor": "bottom", "yref": "paper"}, {"font": {"size": 16}, "showarrow": false, "text": "Temperature = 11.67M C", "x": 0.916, "xanchor": "center", "xref": "paper", "y": 0.78, "yanchor": "bottom", "yref": "paper"}, {"font": {"size": 16}, "showarrow": false, "text": "Temperature = 11.84M C", "x": 0.084, "xanchor": "center", "xref": "paper", "y": 0.56, "yanchor": "bottom", "yref": "paper"}, {"font": {"size": 16}, "showarrow": false, "text": "Temperature = 12.0M C", "x": 0.292, "xanchor": "center", "xref": "paper", "y": 0.56, "yanchor": "bottom", "yref": "paper"}, {"font": {"size": 16}, "showarrow": false, "text": "Temperature = 12.17M C", "x": 0.5, "xanchor": "center", "xref": "paper", "y": 0.56, "yanchor": "bottom", "yref": "paper"}, {"font": {"size": 16}, "showarrow": false, "text": "Temperature = 12.34M C", "x": 0.708, "xanchor": "center", "xref": "paper", "y": 0.56, "yanchor": "bottom", "yref": "paper"}, {"font": {"size": 16}, "showarrow": false, "text": "Temperature = 12.5M C", "x": 0.916, "xanchor": "center", "xref": "paper", "y": 0.56, "yanchor": "bottom", "yref": "paper"}, {"font": {"size": 16}, "showarrow": false, "text": "Temperature = 12.67M C", "x": 0.084, "xanchor": "center", "xref": "paper", "y": 0.34, "yanchor": "bottom", "yref": "paper"}, {"font": {"size": 16}, "showarrow": false, "text": "Temperature = 12.83M C", "x": 0.292, "xanchor": "center", "xref": "paper", "y": 0.34, "yanchor": "bottom", "yref": "paper"}, {"font": {"size": 16}, "showarrow": false, "text": "Temperature = 13.0M C", "x": 0.5, "xanchor": "center", "xref": "paper", "y": 0.34, "yanchor": "bottom", "yref": "paper"}, {"font": {"size": 16}, "showarrow": false, "text": "Temperature = 13.17M C", "x": 0.708, "xanchor": "center", "xref": "paper", "y": 0.34, "yanchor": "bottom", "yref": "paper"}, {"font": {"size": 16}, "showarrow": false, "text": "Temperature = 13.33M C", "x": 0.916, "xanchor": "center", "xref": "paper", "y": 0.34, "yanchor": "bottom", "yref": "paper"}, {"font": {"size": 16}, "showarrow": false, "text": "Temperature = 13.5M C", "x": 0.084, "xanchor": "center", "xref": "paper", "y": 0.12, "yanchor": "bottom", "yref": "paper"}, {"font": {"size": 16}, "showarrow": false, "text": "Temperature = 13.66M C", "x": 0.292, "xanchor": "center", "xref": "paper", "y": 0.12, "yanchor": "bottom", "yref": "paper"}, {"font": {"size": 16}, "showarrow": false, "text": "Temperature = 13.83M C", "x": 0.5, "xanchor": "center", "xref": "paper", "y": 0.12, "yanchor": "bottom", "yref": "paper"}, {"font": {"size": 16}, "showarrow": false, "text": "Temperature = 13.99M C", "x": 0.708, "xanchor": "center", "xref": "paper", "y": 0.12, "yanchor": "bottom", "yref": "paper"}, {"font": {"size": 16}, "showarrow": false, "text": "Temperature = 14.16M C", "x": 0.916, "xanchor": "center", "xref": "paper", "y": 0.12, "yanchor": "bottom", "yref": "paper"}, {"font": {"size": 20}, "showarrow": false, "text": "He-3 Number Density (particles/m^3)", "x": 0.5, "xanchor": "center", "xref": "paper", "y": 0, "yanchor": "top", "yref": "paper", "yshift": -30}, {"font": {"size": 20}, "showarrow": false, "text": "Reaction Rate (log(reactions/s/m^3))", "textangle": -90, "x": 0, "xanchor": "right", "xref": "paper", "xshift": -40, "y": 0.5, "yanchor": "middle", "yref": "paper"}], "width": 2400, "height": 2000, "showlegend": false, "yaxis26": {"range": [-0.08, 0.08], "title": {"text": "Reaction Rates", "font": {"size": 16, "color": "black"}}, "color": "black"}, "xaxis26": {"title": {"text": "Number Density", "font": {"size": 16, "color": "black"}}, "color": "black"}}}
